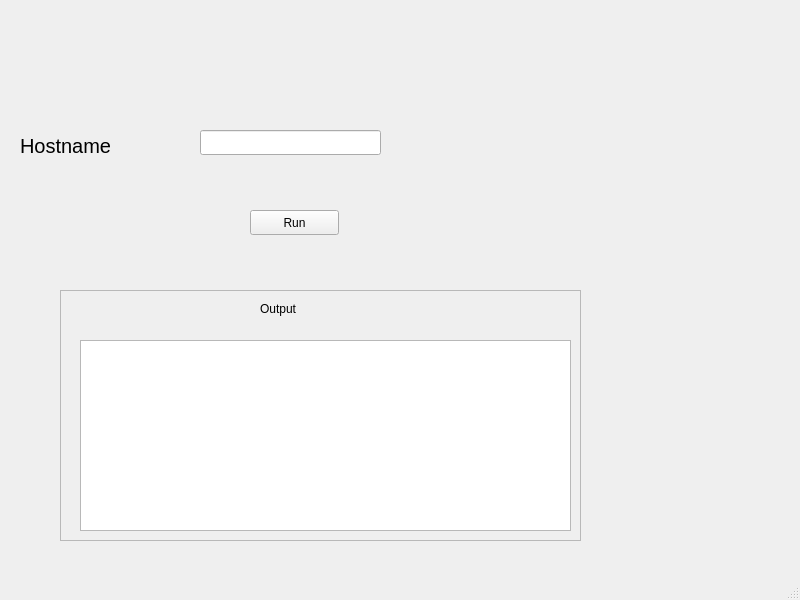
<?xml version="1.0" encoding="UTF-8"?>
<ui version="4.0">
 <class>MainWindow</class>
 <widget class="QMainWindow" name="MainWindow">
  <property name="geometry">
   <rect>
    <x>0</x>
    <y>0</y>
    <width>800</width>
    <height>600</height>
   </rect>
  </property>
  <property name="windowTitle">
   <string>MainWindow</string>
  </property>
  <widget class="QWidget" name="centralwidget">
   <widget class="QLabel" name="namelabel">
    <property name="geometry">
     <rect>
      <x>20</x>
      <y>120</y>
      <width>111</width>
      <height>51</height>
     </rect>
    </property>
    <property name="font">
     <font>
      <pointsize>15</pointsize>
     </font>
    </property>
    <property name="text">
     <string>Hostname</string>
    </property>
   </widget>
   <widget class="QLineEdit" name="ip_lineEdit">
    <property name="geometry">
     <rect>
      <x>200</x>
      <y>130</y>
      <width>181</width>
      <height>25</height>
     </rect>
    </property>
   </widget>
   <widget class="QFrame" name="frame">
    <property name="geometry">
     <rect>
      <x>60</x>
      <y>290</y>
      <width>521</width>
      <height>251</height>
     </rect>
    </property>
    <property name="frameShape">
     <enum>QFrame::StyledPanel</enum>
    </property>
    <property name="frameShadow">
     <enum>QFrame::Raised</enum>
    </property>
    <widget class="QPlainTextEdit" name="op_plainTextEdit">
     <property name="geometry">
      <rect>
       <x>20</x>
       <y>50</y>
       <width>491</width>
       <height>191</height>
      </rect>
     </property>
    </widget>
    <widget class="QLabel" name="label">
     <property name="geometry">
      <rect>
       <x>200</x>
       <y>10</y>
       <width>101</width>
       <height>17</height>
      </rect>
     </property>
     <property name="text">
      <string>Output</string>
     </property>
    </widget>
   </widget>
   <widget class="QPushButton" name="run_pushButton">
    <property name="geometry">
     <rect>
      <x>250</x>
      <y>210</y>
      <width>89</width>
      <height>25</height>
     </rect>
    </property>
    <property name="text">
     <string>Run</string>
    </property>
   </widget>
  </widget>
  <widget class="QMenuBar" name="menubar">
   <property name="geometry">
    <rect>
     <x>0</x>
     <y>0</y>
     <width>800</width>
     <height>22</height>
    </rect>
   </property>
  </widget>
  <widget class="QStatusBar" name="statusbar"/>
 </widget>
 <resources/>
 <connections/>
</ui>
